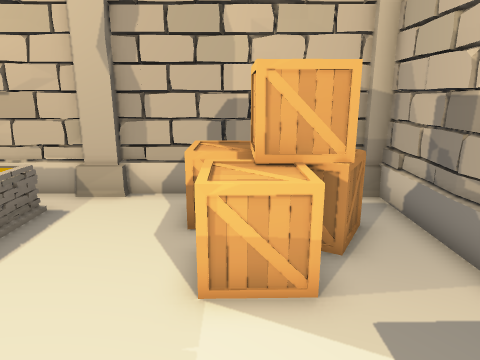
view 1 (above)

16 first-person views from a walk through a scene from a Unity 3-D project. The camera is 1.5 m above the floor, tilts 14° down and sees 70° across. The floor is counted in squares, 0.5 m on a side. Each view is taken from the middle of a square. On the plan, view 1 faces up. The plan holds only what a view shows up to about 20 squares ahead; the rest is blank. The player character is not drawn.

view 2
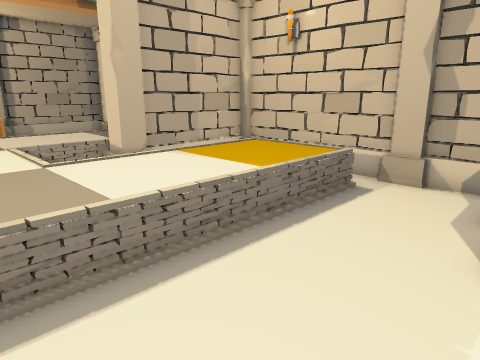

view 3
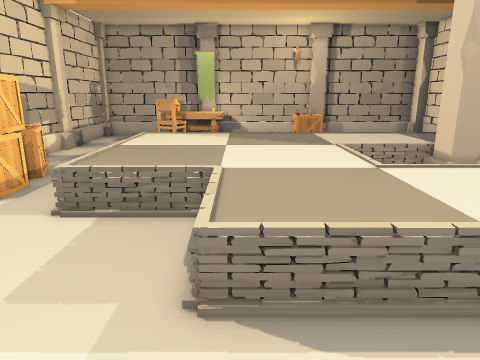

view 4
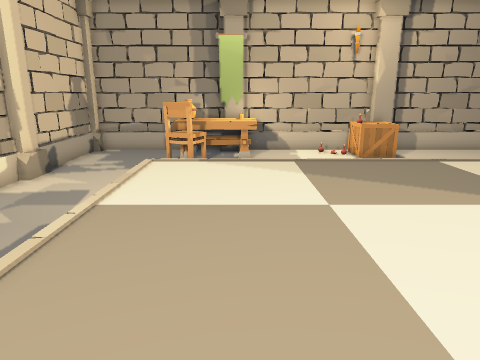

view 5
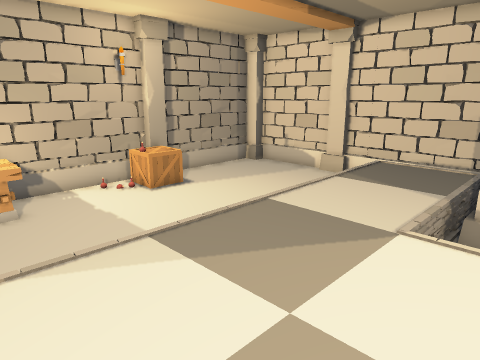

view 6
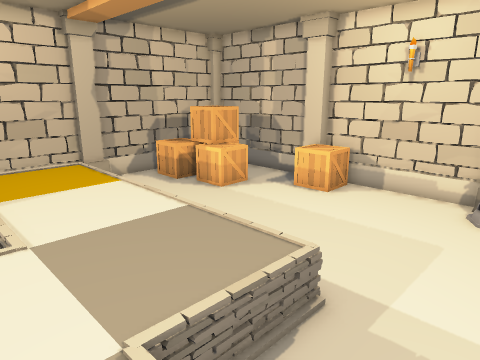

view 7
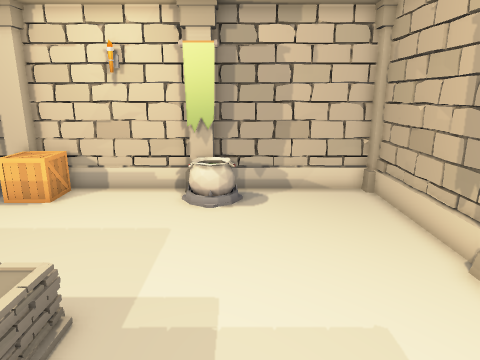

view 8
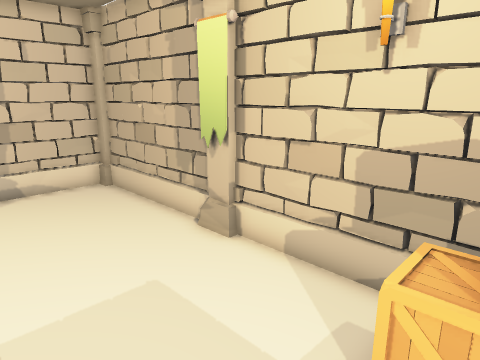

view 9
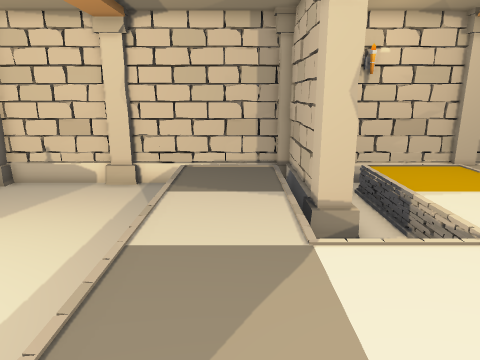

view 10
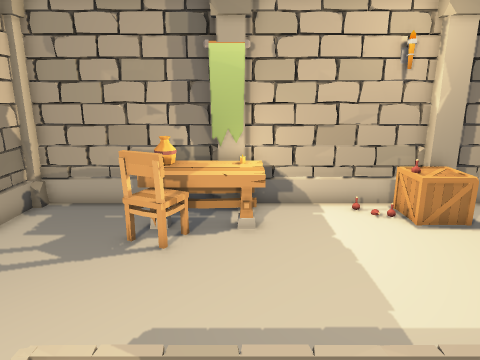

view 11
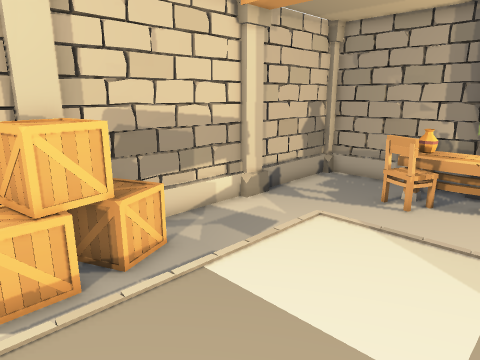

view 12
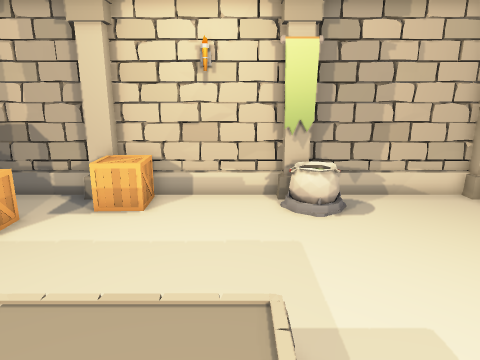

view 13
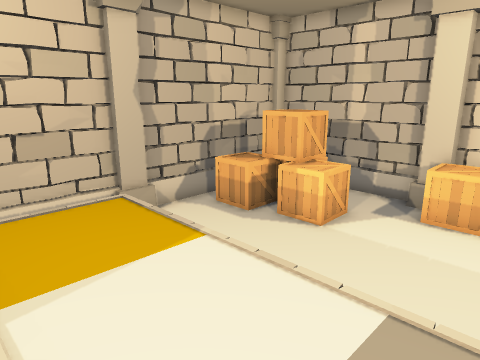

view 14
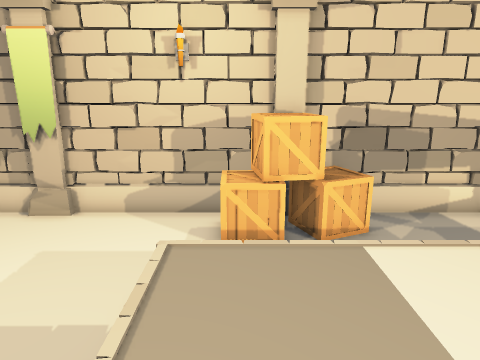

view 15
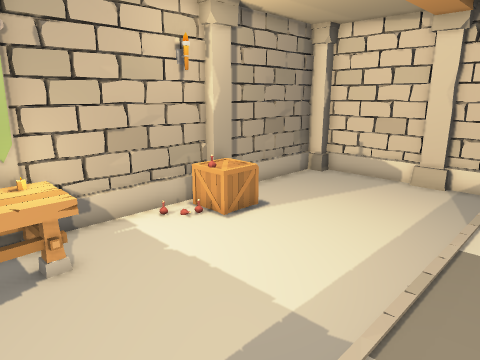

view 16
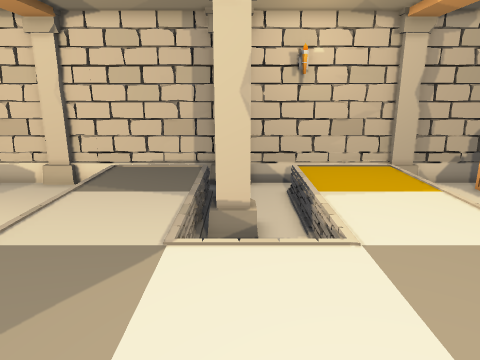

### Floor plan
Key: @ floor where view 1 was taken; # wall or solid block; . main floor; : floor 0.5 m higher than the main floor; = window, fence, low wall or low ledge; v drop or lower ground; C column; B box; T table; H chair; P pot; O other object.
Columns run from 28 left of view 1 to 5 right of it. Each row starts with its distance up from view 1.
 11  C#####CC##           ##C##
 10  CC####CC###############C########
  9  #.........=   ##.=====....BB  .#
  8  #........=::::##.v::::....BB  B#
  7  #.........::::##..::::....BBBBB#
  6  #.........::::##..::::....BBBB.#
  5  #.........::::##..::::....BBB..##
  4  #........==:::##..::::.........##
  3 CCBB......v::::=  .::::.........CC
  2 C#BB.......::::=  .::::.......BBBC
  1  #OO.......::::=..=::::.......BBB#
  0  #.........::::::::::::.....@...##
 -1  #.........::::::::::::.........##
 -2  #.........::::::::::::.........#
 -3  #.........::::::::::::.........##
 -4  #TTT......::::::::.............##
 -5 CCOTT......::::::::...........PPCC
 -6 C#TTT......::::::::...........PP#C
 -7  #TTHH.....::::::::............P##
 -8  #TTHH.... ..=v.=...............##
 -9  #........      ................#
-10  #.............BBB..............#
-11  #...........BBBBBB.............#
-12  #...........BBBBBB.............#
-13  ##############C ################

Where each view was taken, in squares from view 1:
view 1: 0 up, 0 right, facing up
view 2: 2 down, 0 right, facing up-left
view 3: 3 down, 1 left, facing left
view 4: 5 down, 8 left, facing left
view 5: 7 down, 11 left, facing up-left
view 6: 7 down, 11 left, facing up-right
view 7: 7 down, 11 left, facing right
view 8: 6 down, 12 left, facing down-right
view 9: 6 down, 15 left, facing up
view 10: 5 down, 14 left, facing left
view 11: 3 down, 10 left, facing down-left
view 12: 3 down, 10 left, facing right
view 13: 1 down, 10 left, facing up-right
view 14: 1 down, 11 left, facing down
view 15: 7 down, 16 left, facing up-left
view 16: 6 down, 12 left, facing up
